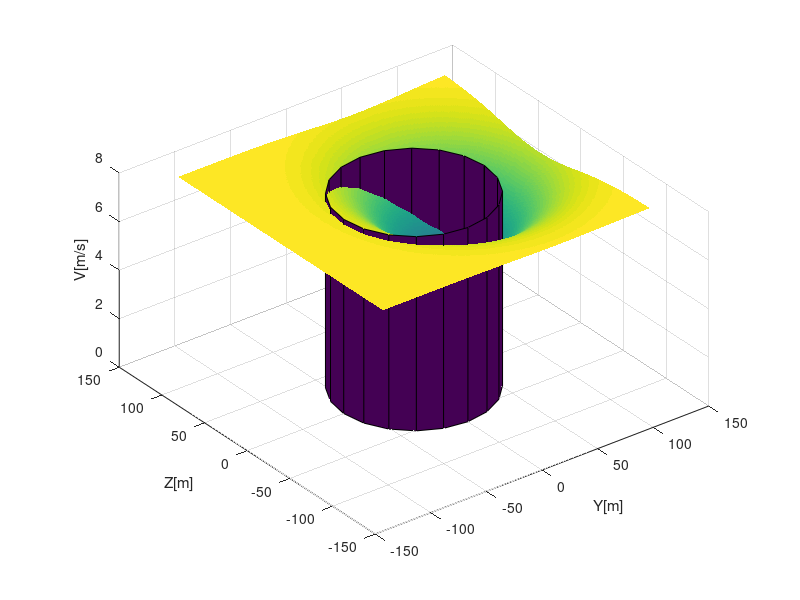
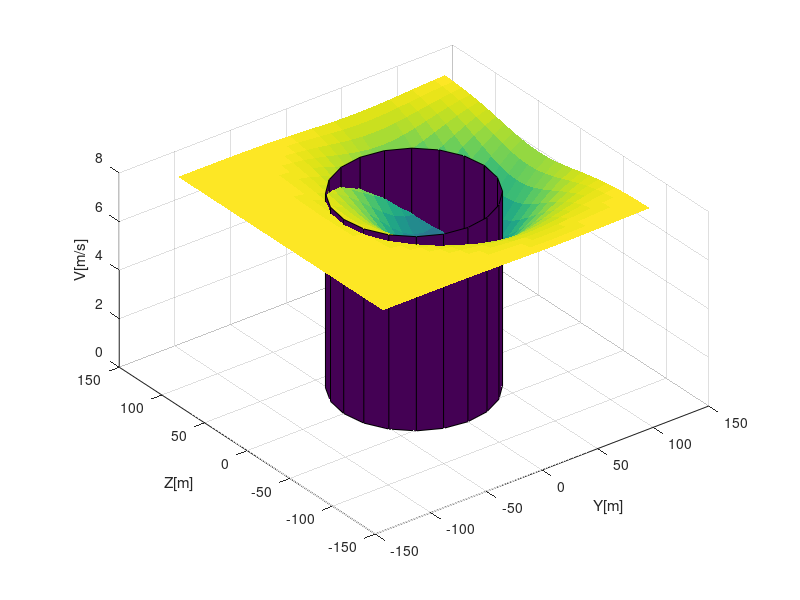
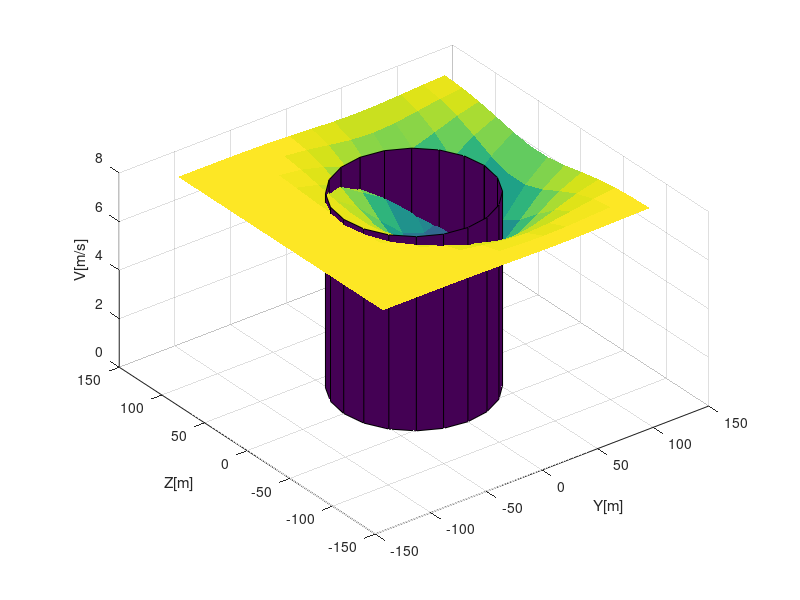
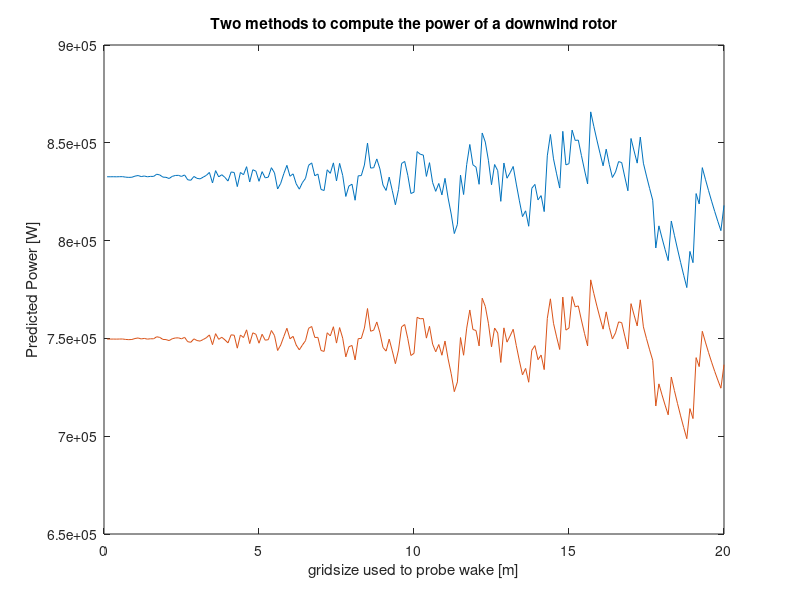

Here is the MATLAB script that generated these plots, in order:
% Define velocity of freestream
V0 = 8;
rho = 1.1716;

% Define a yawed rotor
R = 126.4/2;
yaw = 20/180*pi;

% Define cp and ct lookup table for NREL5MW
cp = [0 0.192600000000000 0.230500000000000 0.262600000000000 0.289800000000000 0.312900000000000 0.332500000000000 0.349400000000000 0.364000000000000 0.376800000000000 0.387600000000000 0.397300000000000 0.405700000000000 0.413100000000000 0.419600000000000 0.425400000000000 0.430500000000000 0.435300000000000 0.439200000000000 0.442900000000000 0.446300000000000 0.449000000000000 0.451500000000000 0.453900000000000 0.455700000000000 0.457200000000000 0.458600000000000 0.459900000000000 0.461000000000000 0.461600000000000 0.462100000000000 0.462600000000000 0.463100000000000 0.463500000000000 0.463700000000000 0.463600000000000 0.463400000000000 0.463300000000000 0.463200000000000 0.463200000000000 0.463200000000000 0.463200000000000 0.463200000000000 0.463200000000000 0.463200000000000 0.463200000000000 0.463200000000000 0.463200000000000 0.463200000000000 0.463200000000000 0.463200000000000 0.463200000000000 0.463200000000000 0.463200000000000 0.463200000000000 0.463200000000000 0.463200000000000 0.463200000000000 0.463200000000000 0.463200000000000 0.463000000000000 0.462800000000000 0.462000000000000 0.461000000000000 0.460000000000000 0.459000000000000 0.458000000000000 0.460300000000000 0.460200000000000 0.452200000000000 0.444400000000000 0.436800000000000 0.429300000000000 0.421900000000000 0.414600000000000 0.407400000000000 0.400400000000000 0.393500000000000 0.386700000000000 0.380100000000000 0.373500000000000 0.367100000000000 0.360800000000000 0.354600000000000 0.348500000000000 0.342400000000000 0.336500000000000 0.330800000000000 0.325100000000000 0.319500000000000 0.313900000000000 0.308500000000000 0.303200000000000 0.298000000000000 0.292900000000000 0.287800000000000 0.282900000000000 0.278000000000000 0.273200000000000 0.268500000000000 0.263900000000000 0.259300000000000 0.254800000000000 0.250500000000000 0.246100000000000 0.241900000000000 0.237700000000000 0.233600000000000 0.229600000000000 0.225700000000000 0.221800000000000 0.217900000000000 0.214200000000000 0.210500000000000 0.206900000000000 0.203300000000000 0.199800000000000 0.196400000000000 0.193000000000000 0.189700000000000 0.186400000000000 0.183200000000000 0.180000000000000 0.176900000000000 0.173900000000000 0.170900000000000 0.167900000000000 0.165000000000000 0.162200000000000 0.159400000000000 0.156700000000000 0.154000000000000 0.151300000000000 0.148700000000000 0.146100000000000 0.143600000000000 0.141100000000000 0.138700000000000 0.136300000000000 0.134000000000000 0.131700000000000 0.129400000000000 0.127200000000000 0.125000000000000 0.122800000000000 0.120700000000000 0.118600000000000 0.116600000000000 0.114600000000000 0.112600000000000 0.110700000000000 0.108800000000000 0.106900000000000 0.105000000000000 0.103200000000000 0.101400000000000 0.0997000000000000 0.0980000000000000 0.0963000000000000 0.0946000000000000 0.0930000000000000 0.0914000000000000 0.0898000000000000 0.0883000000000000 0.0868000000000000 0.0853000000000000 0.0838000000000000 0.0824000000000000 0.0809000000000000 0.0795000000000000 0.0782000000000000 0.0768000000000000 0.0755000000000000 0.0742000000000000 0.0729000000000000 0.0717000000000000 0.0704000000000000 0.0692000000000000 0.0680000000000000 0.0669000000000000 0.0657000000000000 0.0646000000000000 0.0635000000000000 0.0624000000000000 0.0613000000000000 0.0602000000000000 0.0592000000000000 0.0582000000000000 0.0572000000000000 0.0562000000000000 0.0552000000000000 0.0543000000000000 0.0533000000000000 0.0524000000000000 0.0515000000000000 0.0506000000000000 0.0497000000000000 0.0489000000000000 0.0480000000000000 0.0472000000000000 0.0464000000000000 0.0464000000000000];
ct = [0.0667202578680764 1.09515806677794 1.07569348775569 1.05706909849279 1.03938061952777 1.02271219886033 1.00703507538061 0.992286610876660 0.978410099454675 0.965360638452407 0.952937421660306 0.941248738156449 0.930169824348808 0.919648701045909 0.909683093696713 0.900201545885742 0.891167097267694 0.882666105933416 0.874388069634761 0.866609451050221 0.859201076041012 0.851904700530681 0.845028064446392 0.838542300440183 0.832056423373992 0.825790251992776 0.819870400621916 0.814274860465439 0.808812896195466 0.803282286378202 0.798048423590371 0.793093723005730 0.788401913415942 0.783957917512722 0.779511441115224 0.775029078930996 0.770781040196986 0.766754686043746 0.762938229623112 0.762092994013926 0.762092994013926 0.762092994013926 0.762092994013926 0.762092994013926 0.762092994013926 0.762092994013926 0.762092994013926 0.762092994013926 0.762092994013926 0.762092994013926 0.762092994013926 0.762092994013926 0.762092994013926 0.762092994013926 0.762092994013926 0.762092994013926 0.762092994013926 0.762092994013926 0.762092994013926 0.762092994013926 0.756807121270288 0.750832410072372 0.744424356717656 0.737960903113344 0.731647889023054 0.725480122557056 0.719452648014913 0.712822599475332 0.712118141675397 0.672106741728536 0.644009601964816 0.621017055548922 0.600880428495763 0.582557739887126 0.565602715217039 0.550223949819050 0.535482544218193 0.521885041318339 0.508764893672955 0.496533782315714 0.484615539071653 0.473518668684181 0.462379546193842 0.451864174046393 0.441657822004907 0.431787576812758 0.422413672820759 0.413203904851841 0.404425523619314 0.395937207742372 0.387598605000932 0.379710393364867 0.372003280444895 0.364432579044559 0.357289552121803 0.350217683379926 0.342991467243669 0.336180372983218 0.329489659090578 0.322909278827291 0.316631526661833 0.310498743670463 0.304467083655235 0.298666466208968 0.293045316899680 0.287519523187978 0.282148346589984 0.276998648097600 0.271938362337720 0.266966857272558 0.262155830317339 0.257153408957631 0.252278754006133 0.247565945484258 0.242998645704007 0.238496573280367 0.234079838709395 0.229869090241408 0.225729679386083 0.221661357237520 0.217728332954553 0.213924651303585 0.210189473334115 0.206522588199494 0.203035227977201 0.199615779030105 0.196262675435776 0.192636127752903 0.189158685553808 0.185737307716811 0.182371821802141 0.179134839863208 0.175971189723062 0.172862453233749 0.169821702030608 0.166905984506023 0.164044071660022 0.161236281232007 0.158524498434273 0.155900952974817 0.153330976042172 0.150814574196391 0.148419025502060 0.146079350956703 0.143792885446725 0.141194564299303 0.138692273984274 0.136229878093391 0.133809603846888 0.131466662038180 0.129189888810896 0.126954149889612 0.124757838137854 0.122662004412898 0.120600722466794 0.118588825998653 0.116639895515676 0.114759679565866 0.112922156853241 0.111127273617193 0.109415992855927 0.107752345402047 0.106131248729935 0.104568524185239 0.103074450915780 0.101295835974880 0.0994764664247799 0.0977209910268907 0.0960042281557158 0.0943196058348023 0.0926748570354335 0.0910895821433151 0.0895379046192655 0.0880187958316336 0.0865549340409081 0.0851347495241387 0.0837484610369282 0.0824012457377649 0.0811120696526988 0.0798570935277747 0.0786354601071859 0.0774681857957364 0.0763437362743874 0.0752521706012510 0.0742013328024543 0.0732048904983263 0.0722411076877503 0.0713103924100099 0.0700466841750141 0.0687862084287065 0.0675488011602301 0.0663426976929233 0.0651761196815344 0.0640330911143256 0.0629136150084708 0.0618400159144371 0.0607933775017852 0.0597706069218655 0.0587811218364905 0.0578350517992529 0.0600359335411413 0.0600359335411413];
wind_speed = [2.99000000000000 3 3.13080000000000 3.26170000000000 3.39250000000000 3.52340000000000 3.65420000000000 3.78510000000000 3.91590000000000 4.04680000000000 4.17760000000000 4.30850000000000 4.43930000000000 4.57020000000000 4.70100000000000 4.83190000000000 4.96270000000000 5.09350000000000 5.22440000000000 5.35520000000000 5.48610000000000 5.61690000000000 5.74780000000000 5.87860000000000 6.00950000000000 6.14030000000000 6.27120000000000 6.40200000000000 6.53290000000000 6.66370000000000 6.79460000000000 6.92540000000000 7.05620000000000 7.18710000000000 7.31790000000000 7.44880000000000 7.57960000000000 7.71050000000000 7.84130000000000 7.97220000000000 8.10300000000000 8.23390000000000 8.36470000000000 8.49560000000000 8.62640000000000 8.75730000000000 8.88810000000000 9.01890000000000 9.14980000000000 9.28060000000000 9.41150000000000 9.54230000000000 9.67320000000000 9.80400000000000 9.93490000000000 10.0657000000000 10.1966000000000 10.3274000000000 10.4583000000000 10.5891000000000 10.7200000000000 10.8508000000000 10.9816000000000 11.1125000000000 11.2433000000000 11.3742000000000 11.5050000000000 11.6359000000000 11.6369000000000 11.7045000000000 11.7725000000000 11.8409000000000 11.9097000000000 11.9789000000000 12.0485000000000 12.1185000000000 12.1889000000000 12.2597000000000 12.3309000000000 12.4026000000000 12.4746000000000 12.5471000000000 12.6200000000000 12.6933000000000 12.7671000000000 12.8413000000000 12.9159000000000 12.9909000000000 13.0664000000000 13.1423000000000 13.2186000000000 13.2954000000000 13.3727000000000 13.4504000000000 13.5285000000000 13.6071000000000 13.6862000000000 13.7657000000000 13.8457000000000 13.9261000000000 14.0070000000000 14.0884000000000 14.1703000000000 14.2526000000000 14.3354000000000 14.4187000000000 14.5025000000000 14.5867000000000 14.6715000000000 14.7567000000000 14.8425000000000 14.9287000000000 15.0154000000000 15.1027000000000 15.1904000000000 15.2787000000000 15.3674000000000 15.4567000000000 15.5465000000000 15.6368000000000 15.7277000000000 15.8191000000000 15.9110000000000 16.0034000000000 16.0964000000000 16.1899000000000 16.2840000000000 16.3786000000000 16.4738000000000 16.5695000000000 16.6657000000000 16.7626000000000 16.8600000000000 16.9579000000000 17.0564000000000 17.1555000000000 17.2552000000000 17.3555000000000 17.4563000000000 17.5577000000000 17.6597000000000 17.7623000000000 17.8655000000000 17.9693000000000 18.0737000000000 18.1787000000000 18.2843000000000 18.3906000000000 18.4974000000000 18.6049000000000 18.7130000000000 18.8217000000000 18.9311000000000 19.0411000000000 19.1517000000000 19.2630000000000 19.3749000000000 19.4874000000000 19.6007000000000 19.7145000000000 19.8291000000000 19.9443000000000 20.0602000000000 20.1767000000000 20.2939000000000 20.4118000000000 20.5304000000000 20.6497000000000 20.7697000000000 20.8904000000000 21.0117000000000 21.1338000000000 21.2566000000000 21.3801000000000 21.5043000000000 21.6293000000000 21.7549000000000 21.8813000000000 22.0084000000000 22.1363000000000 22.2649000000000 22.3943000000000 22.5244000000000 22.6553000000000 22.7869000000000 22.9193000000000 23.0524000000000 23.1864000000000 23.3211000000000 23.4566000000000 23.5929000000000 23.7299000000000 23.8678000000000 24.0065000000000 24.1460000000000 24.2862000000000 24.4273000000000 24.5693000000000 24.7120000000000 24.8556000000000 25 25.0010000000000];
Cpfun = @(ws) interp1(wind_speed, cp, ws);
Ctfun = @(ws) interp1(wind_speed, ct, ws);

% Wake centerline is at y=40, z=10
mu = [40, 10];
% Compute Velocity profile at x0 (see Porte-Agel/Bastankhah)
coVarMat = [cos(yaw)*R/sqrt(2) 0; 0 R/sqrt(2)].^2;

% Compute the velocity deficit at a downwind rotor for multiple gridSizes
gridSizes = .1:.1:20;
P1 = gridSizes.*0;
P2 = gridSizes.*0;
for i = 1:length(gridSizes)
    % Define a grid to compute the velocity deficit
    lims = 120;
    y = -lims:gridSizes(i):lims;
    z = -lims:gridSizes(i):lims;
    [Y,Z] = meshgrid(y,z);

    % Initial V deficit based on Ct
    C0 = 1-sqrt(1-Ctfun(V0));
    % Compute the velocity profile as a bivariate gaussian
    F = V0*(1-C0*exp(-0.5*((Y-mu(1))/(cos(yaw)*R/sqrt(2))).^2).*exp(-0.5*((Z-mu(2))/(R/sqrt(2))).^2));

    % Probe which points hit the downwind turbine
    VatRotor = F(hypot(Y,Z)<R);
    % Compute the power at each gridpoint and take the mean
    P1(i) = mean(0.5*rho*pi*R*R*Cpfun(VatRotor).*(VatRotor.^3));
    % Take the mean and compute the power
    meanV = mean(VatRotor);
    P2(i) = 0.5*rho*pi*R*R*Cpfun(meanV).*(meanV.^3);
    
    % Plot a downwind turbine and the wake velocity profile for GS = [1 10 20]
    if any(gridSizes(i) == [1 10 20])
        figure
        surf(y,z,F,'edgecolor','none');
        hold on
        % Define a cylinder to display a second turbine
        [Xc,Yc,Zc] = cylinder(R);
        surf(Xc,Yc,Zc*max(F(:)))
        daspect([1,1,.05])
        caxis([min(F(:))-.5*range(F(:)),max(F(:))]);
        xlabel('Y[m]'); ylabel('Z[m]'); zlabel('V[m/s]');
    end
end
% Plot the two power predicitions
figure
plot(gridSizes, P1, gridSizes, P2)
title('Two methods to compute the power of a downwind rotor')
xlabel('gridsize used to probe wake [m]')
ylabel('Predicted Power [W]')
